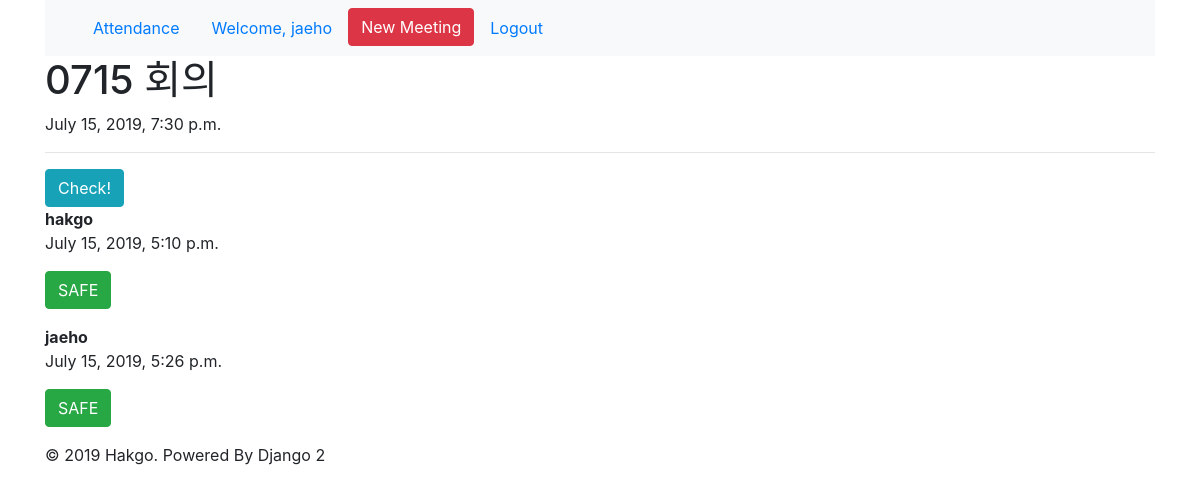
Page /detail/3/ (signed in) on the committed database.
### home/models.py (models this page shows, shortened)
class Meeting(models.Model):
    title = models.CharField(max_length=100)
    meeting_date = models.DateTimeField()
    def __str__(self):
        return self.title

class MeetingAttendance(models.Model):
    meeting = models.ForeignKey(Meeting, on_delete=models.CASCADE)
    user = models.ForeignKey(User, on_delete=models.CASCADE)
    check_date = models.DateTimeField(auto_now_add=True)
    def not_late(self):
        return self.check_date <= self.meeting.meeting_date

### home/views.py (the view)
# urls.py: path('detail/<int:pk>/', detail_view, name='detail'),
def detail_view(request, pk):
    meeting = Meeting.objects.get(pk=pk)
    return render(request, 'home/detail.html', {'meeting':meeting})

### home/templates/home/detail.html
{% extends 'base.html' %}
{% block content %}
    <h1>{{ meeting }}</h1>
    <p>{{ meeting.meeting_date }}</p><hr>
    <a href="{% url 'check' pk=meeting.id %}" class="btn btn-info">Check!</a>
    {% for attendance in meeting.meetingattendance_set.all %}
        <div class="form-group">
                <p><b>{{ attendance.user.username }}</b><br>{{ attendance.check_date }}
                </p>
                {% if attendance.not_late %}
                    <button class="btn btn-success">SAFE</button>
                {% else %}
                    <button class="btn btn-danger">LATE</button>
                {% endif %}
        </div>
    {% endfor %}
{% endblock %}

### templates/base.html (shortened to what this page needs)
<!DOCTYPE html>
<html lang="en">
<head>
    <link rel="stylesheet" href="https://stackpath.bootstrapcdn.com/bootstrap/4.1.3/css/bootstrap.min.css">
</head>
<body>
<div class="container">
    <header class="header clearfix">
        <nav class="navbar navbar-expand-lg navbar-light bg-light">
            <ul class="nav">
                <li class="nav-item"><a href="/" class="active nav-link ">Attendance</a></li>
                {% if user.is_authenticated %}
                <li class="nav-item"><a href="{% url 'user_list' pk=user.id %}" class="nav-link">Welcome, {{user.get_username}}</a></li>
                <li class="nav-item"><a href="{% url 'create' %}" class="btn btn-danger">New Meeting</a></li>
                <li class="nav-item"><a href="{% url 'logout' %}" class="nav-link">Logout</a></li>
                {% else %}
                <li class="nav-item"><a href="{% url 'login' %}" class="nav-link">Login</a></li>
                {% endif %}
            </ul>
        </nav>
    </header>
    {% block content %}
    {% endblock %}
    <footer class="footer">
        <p>&copy; 2019 Hakgo. Powered By Django 2</p>
    </footer>
</div>
</body>
</html>

### rows in the picture
Meeting: title "0715 회의", meeting_date "July 15, 2019, 7:30 p.m."
MeetingAttendance: user.username "hakgo", check_date "July 15, 2019, 5:10 p.m.", shows "SAFE"
MeetingAttendance: user.username "jaeho", check_date "July 15, 2019, 5:26 p.m.", shows "SAFE"

### other values in the picture
{{ user.get_username }} "jaeho"
